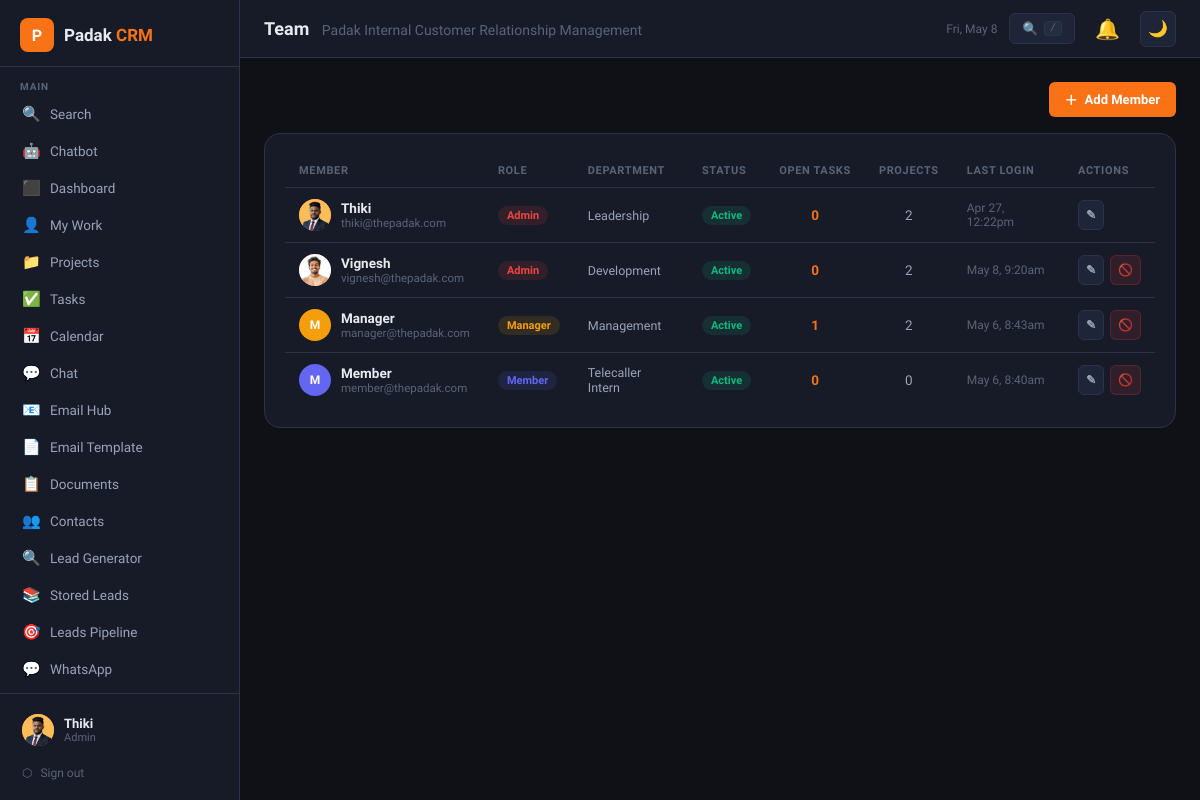
The page /users.php (signed in) on the database its author committed.
### tables this page shows
CREATE TABLE `users` (
  `id` int(11) NOT NULL,
  `name` varchar(100) NOT NULL,
  `email` varchar(150) NOT NULL,
  `password` varchar(255) NOT NULL,
  `role` enum('admin','manager','member') DEFAULT 'member',
  `avatar` varchar(255) DEFAULT NULL,
  `phone` varchar(30) DEFAULT NULL,
  `department` varchar(100) DEFAULT NULL,
  `department_role` enum('general','tele_caller','digital_marketing','software_developer','graphics_designer') DEFAULT 'general',
  `status` enum('active','inactive') DEFAULT 'active',
  `last_login` datetime DEFAULT NULL,
  `created_at` datetime DEFAULT current_timestamp()
);

### config.php (called while the page is built, shortened)
<?php
function currentUser(): array {
    return [
        'id'   => $_SESSION['crm_user_id'] ?? 0,
        'name' => $_SESSION['crm_name'] ?? '',
        'role' => $_SESSION['crm_role'] ?? '',
        'email'=> $_SESSION['crm_email'] ?? '',
        'avatar'=> $_SESSION['crm_avatar'] ?? null,
    ];
}
function isAdmin(): bool { return ($_SESSION['crm_role'] ?? '') === 'admin'; }
function isManager(): bool { return in_array($_SESSION['crm_role'] ?? '', ['admin','manager']); }
function deptCan(array $allowed_depts): bool {
    if (isAdmin() || isManager()) return true;
    $dept = getDeptRole();
    return in_array($dept, $allowed_depts, true);
}
function h(string $s): string { return htmlspecialchars($s, ENT_QUOTES, 'UTF-8'); }
function fDate(?string $d, string $fmt = 'M j, Y'): string {
    return date($fmt, strtotime($d));
}

### users.php (the view, shortened to what this page needs)
<?php
require_once 'config.php';
require_once 'includes/layout.php';
$db = getCRMDB();
$user = currentUser();
$users = $db->query("
  SELECT u.*,
    (SELECT COUNT(*) FROM tasks WHERE assigned_to=u.id AND status!='done') AS open_tasks,
    (SELECT COUNT(*) FROM project_members WHERE user_id=u.id) AS proj_count
  FROM users u ORDER BY FIELD(u.role,'admin','manager','member'), u.name
")->fetch_all(MYSQLI_ASSOC);
renderLayout('Team', 'users');
?>
<div style="display:flex;justify-content:flex-end;margin-bottom:16px">
  <?php if (isAdmin()): ?>
  <button class="btn btn-primary" onclick="openModal('modal-user')">＋ <span>Add Member</span></button>
  <?php endif; ?>
</div>
<div class="card">
  <div class="table-wrap">
    <table>
      <thead><tr>
        <th>Member</th><th>Role</th><th>Department</th><th>Status</th><th>Open Tasks</th><th>Projects</th><th>Last Login</th><th>Actions</th>
      </tr></thead>
      <tbody>
        <?php foreach ($users as $u):
          $rc=['admin'=>'#ef4444','manager'=>'#f59e0b','member'=>'#6366f1'][$u['role']] ?? '#94a3b8';
          $sc = $u['status']==='active'?'#10b981':'#ef4444';
          $init = implode('',array_map(fn($w)=>strtoupper($w[0]),explode(' ',$u['name'])));
          $init = substr($init,0,2);
        ?>
        <tr>
          <td>
            <div style="display:flex;align-items:center;gap:10px">
              <div class="avatar" style="background:<?= $rc ?>">
                <?php if ($u['avatar']): ?>
                <img src="uploads/avatars/<?= h($u['avatar']) ?>" alt="">
                <?php else: echo h($init); endif; ?>
              </div>
              <div>
                <div style="font-weight:600;color:var(--text);font-size:13.5px"><?= h($u['name']) ?></div>
                <div style="font-size:11.5px;color:var(--text3)"><?= h($u['email']) ?></div>
              </div>
            </div>
          </td>
          <td><span class="badge" style="background:<?= $rc ?>20;color:<?= $rc ?>"><?= h($u['role']) ?></span></td>
          <td style="font-size:12.5px"><?= h($u['department'] ?? '—') ?></td>
          <td><span class="badge" style="background:<?= $sc ?>20;color:<?= $sc ?>"><?= h($u['status']) ?></span></td>
          <td style="text-align:center"><span style="font-weight:700;color:var(--orange)"><?= $u['open_tasks'] ?></span></td>
          <td style="text-align:center"><?= $u['proj_count'] ?></td>
          <td style="font-size:12px;color:var(--text3)"><?= $u['last_login'] ? fDate($u['last_login'],'M j, g:ia') : 'Never' ?></td>
          <td>
            <div style="display:flex;gap:6px">
              <button class="btn btn-ghost btn-sm btn-icon" onclick="openEditUser(<?= htmlspecialchars(json_encode($u)) ?>)" title="Edit">✎</button>
              <?php if (isAdmin() && $u['id'] != $user['id']): ?>
              <form method="POST" onsubmit="return confirm('Deactivate this user?')">
                <button type="submit" class="btn btn-danger btn-sm btn-icon" title="Deactivate">🚫</button>
              </form>
              <?php endif; ?>
            </div>
          </td>
        </tr>
        <?php endforeach; ?>
      </tbody>
    </table>
  </div>
</div>
<?php renderLayoutEnd(); ?>

### includes/layout.php (shortened to what this page needs)
<?php
function renderLayout(string $pageTitle, string $activePage): void {
    $user = currentUser();
    $initials = implode('', array_map(fn($w) => strtoupper($w[0]), explode(' ', $user['name'])));
    $initials = substr($initials, 0, 2);
?>
<!DOCTYPE html>
<html lang="en" data-theme="dark">
<head>
</head>
<body>
<nav id="sidebar">
  <div class="sidebar-logo">
    <div class="logo-mark">P</div>
    <div class="logo-text">Padak <span>CRM</span></div>
  </div>
  <div class="nav-section">
    <div class="nav-label">Main</div>
    <a href="search.php" class="nav-item <?= $activePage==='search'?'active':'' ?>">
        <span class="icon">🔍</span> Search
    </a>
    <a href="chatbot.php" class="nav-item <?= $activePage==='chatbot'?'active':'' ?>">
        <span class="icon">🤖</span> Chatbot
    </a>
   <?php if (isManager()): ?>
    <a href="dashboard.php" class="nav-item <?= $activePage==='dashboard'?'active':'' ?>">
        <span class="icon">⬛</span> Dashboard
    </a>
   <?php endif; ?>
    <a href="mywork.php" class="nav-item <?= $activePage==='mywork'?'active':'' ?>">
        <span class="icon">👤</span> My Work
    </a>
    <?php if (deptCan(['general','software_developer'])): ?>
    <a href="projects.php" class="nav-item <?= $activePage==='projects'?'active':'' ?>">
        <span class="icon">📁</span> Projects
    </a>
    <?php endif; ?>
    <a href="tasks.php" class="nav-item <?= $activePage==='tasks'?'active':'' ?>">
        <span class="icon">✅</span> Tasks
    </a>
    <a href="calendar.php" class="nav-item <?= $activePage==='calendar'?'active':'' ?>">
        <span class="icon">📅</span> Calendar
    </a>
    <a href="chat.php" class="nav-item <?= $activePage==='chat'?'active':'' ?>">
        <span class="icon">💬</span> Chat
    </a>
    <?php if (deptCan(['general'])):  ?>
    <a href="emails.php" class="nav-item <?= $activePage==='emails'?'active':'' ?>">
        <span class="icon">📧</span> Email Hub
    </a>
    <?php endif; ?>
    <?php if (deptCan(['general','digital_marketing'])): ?>
    <a href="email_template.php" class="nav-item <?= $activePage==='email_template'?'active':'' ?>">
        <span class="icon">📄</span> Email Template
    </a>
    <?php endif; ?>
    <a href="documents.php" class="nav-item <?= $activePage==='documents'?'active':'' ?>">
        <span class="icon">📋</span> Documents
    </a>
    <?php if (deptCan(['general'])): ?>
    <a href="contacts.php" class="nav-item <?= $activePage==='contacts'?'active':'' ?>">
        <span class="icon">👥</span> Contacts
    </a>
    <?php endif; ?>
    <?php if (deptCan(['tele_caller','general'])):  ?>
    <a href="lead_generator.php" class="nav-item <?= $activePage==='lead_generator'?'active':'' ?>">
        <span class="icon">🔍</span> Lead Generator
    </a>
    <a href="lead_stored.php" class="nav-item <?= $activePage==='lead_stored'?'active':'' ?>">
        <span class="icon">📚</span> Stored Leads
    </a>
    <a href="leads.php" class="nav-item <?= $activePage==='leads'?'active':'' ?>">
        <span class="icon">🎯</span> Leads Pipeline
    </a>
    <a href="whatsapp.php" class="nav-item <?= $activePage==='whatsapp'?'active':'' ?>">
        <span class="icon">💬</span> WhatsApp
    </a>
    <?php endif; ?>
    <?php if (isManager()): ?>
    <a href="invoices.php" class="nav-item <?= $activePage==='invoices'?'active':'' ?>">
    </a>
    <?php endif; ?>
  </div>
  <div class="sidebar-footer">
    <a href="profile.php" class="user-card">
      <div class="avatar">
        <?php if ($user['avatar']): ?>
          <img src="uploads/avatars/<?= h($user['avatar']) ?>" alt="">
        <?php else: echo h($initials); endif; ?>
      </div>
      <div class="user-info">
        <div class="user-name"><?= h($user['name']) ?></div>
        <div class="user-role"><?= h($user['role']) ?></div>
      </div>
    </a>
    <a href="logout.php" style="display:flex;align-items:center;gap:8px;padding:8px 10px;color:var(--text3);font-size:12px;margin-top:4px;border-radius:var(--radius-sm);transition:background .15s" onmouseover="this.style.background='var(--bg3)'" onmouseout="this.style.background=''">
      <span>⬡</span> Sign out
    </a>
  </div>
</nav>
<div id="main">
  <header id="header">
    <div class="header-title"><?= h($pageTitle) ?> <span><?= SITE_NAME ?></span></div>
    <span style="font-size:12px;color:var(--text3)"><?= date('D, M j') ?></span>
    <a href="search.php" id="header-search-btn" title="Search (press /)" style="display:flex;align-items:center;gap:6px;padding:7px 12px;background:var(--bg3);border:1px solid var(--border);border-radius:var(--radius-sm);color:var(--text3);font-size:12.5px;text-decoration:none;transition:border-color .15s,color .15s;flex-shrink:0" onmouseover="this.style.borderColor='var(--orange)';this.style.color='var(--orange)'" onmouseout="this.style.borderColor='var(--border)';this.style.color='var(--text3)'">
      🔍 <span style="display:none" id="hs-text">Search</span>
      <kbd style="font-size:10px;background:var(--bg4);border:1px solid var(--border);border-radius:3px;padding:1px 5px">/</kbd>
    </a>
    <button id="notif-btn" onclick="toggleNotifPanel()" title="Notifications" aria-label="Notifications">
      🔔
    </button>
    <button id="theme-toggle" onclick="toggleTheme()" title="Toggle dark/light mode" aria-label="Toggle theme">
      <span class="icon-dark">🌙</span>
    </button>
  </header>
  <main id="content">
<?php
}
function renderLayoutEnd(): void {
?>
  </main>
</div>
</body>
</html>
<?php
}

### rows shown on the page
users: avatar (picture), name "Thiki", role "Admin", email "thiki@thepadak.com", department "Leadership", status "Active", open_tasks "0", proj_count "2", last_login "Apr 27, 12:22pm"
users: avatar (picture), name "Vignesh", email "vignesh@thepadak.com", role "Admin", department "Development", status "Active", open_tasks "0", proj_count "2", last_login "May 8, 9:20am"
users: name "M", name "Manager", email "manager@thepadak.com", role "Manager", department "Management", status "Active", open_tasks "1", proj_count "2", last_login "May 6, 8:43am"
users: name "M", name "Member", email "member@thepadak.com", role "Member", department "Telecaller Intern", status "Active", open_tasks "0", proj_count "0", last_login "May 6, 8:40am"

### other values the page prints
$pageTitle "Team"
SITE_NAME "Padak Internal Customer Relationship Management"
